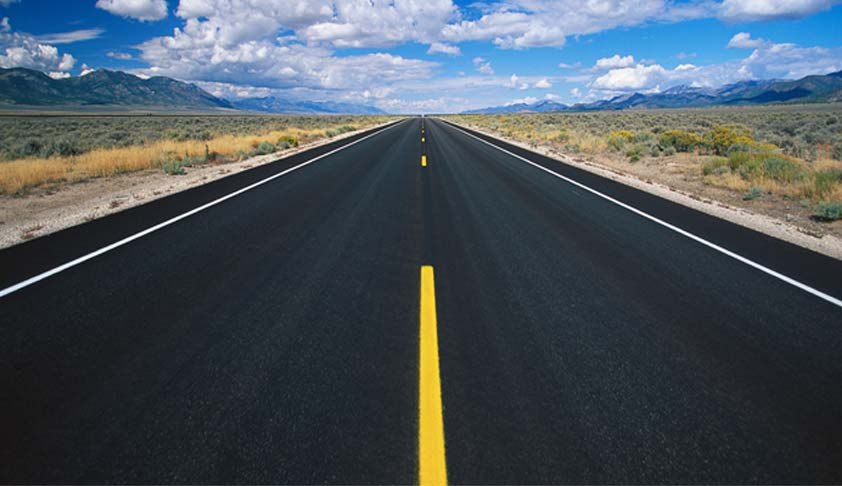
#> input picture ComputerVisionlab9/Road.jpg, 842 x 486 px
$ jupyter execute lab9.ipynb
#> lines starting #> are read from the running program, lines starting #| are printed output that depends on the picture
[cell 1]
import cv2
import numpy as np
import matplotlib.pyplot as plt

#img = cv2.imread('Building.jpg')
img = cv2.imread('Road.jpg')
#> img is the input picture: shape (486, 842, 3); mean B, G, R 92.4, 84, 73.5
gray = cv2.cvtColor(img, cv2.COLOR_BGR2GRAY)
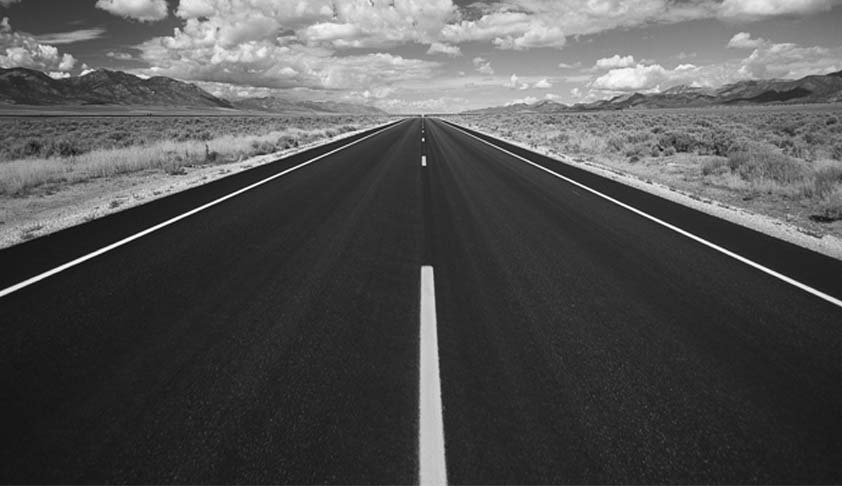
#> gray: shape (486, 842); min 3, max 255, mean 81.9
plt.figure(figsize=(25, 10))
plt.imshow(img[:,:,::-1]);

[cell 2]
# Detect Edges
edges = cv2.Canny(gray, 50, 200)
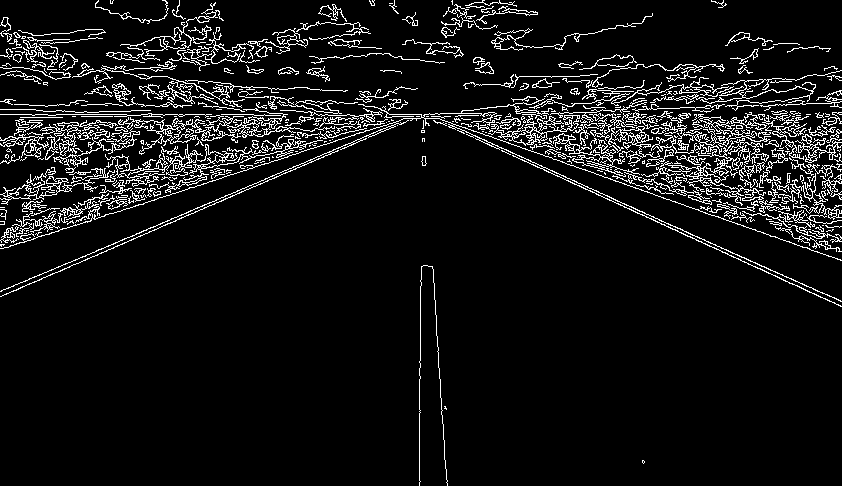
#> edges: shape (486, 842); 7.7% white in thin lines or dots
# Get Lines
kernel_size = 5
rho = 2 # distance resolution in pixels of the Hough grid
theta = np.pi/180 # angular resolution in radians of the Hough grid
threshold = 25     # minimum number of votes (intersections in Hough grid cell)
min_line_length = 20 #minimum number of pixels making up a line
max_line_gap = 20    # maximum gap in pixels between connectable line segments

[cell 3]
def nothing(x):
    pass


cv2.namedWindow('Hough')

cv2.createTrackbar('max_line_gap', 'Hough', 300, 500, nothing)
cv2.createTrackbar('min_line_length', 'Hough', 100, 1000, nothing)
cv2.createTrackbar('rho', 'Hough', 2, 360, nothing)

blur_gray = cv2.GaussianBlur(gray,(kernel_size, kernel_size),0)

edges = cv2.Canny(blur_gray, 50, 200)
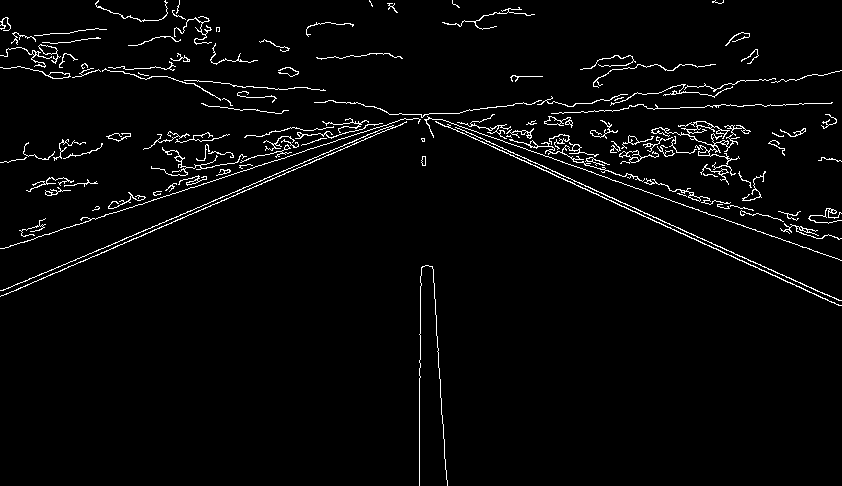
#> edges: shape (486, 842); 3% white in thin lines or dots

while 1:
    image = img.copy()
    x = cv2.getTrackbarPos('max_line_gap','Hough')
    y= cv2.getTrackbarPos('min_line_length','Hough')
    z=cv2.getTrackbarPos('rho','Hough')

    lines = cv2.HoughLinesP(edges, z, theta, threshold, np.array([]),x, y)
#> lines = 51 rows, first 6: [3, 290, 419, 114], [421, 114, 840, 300], [23, 151, 337, 151], [62, 139, 827, 126], [455, 113, 820, 238], [377, 108, 779, 143]
    for line in lines:
        for x1,y1,x2,y2 in line:
            cv2.line(image,(x1,y1),(x2,y2),(255,0,0),10)
#> this loop made 51 passes
#> line on passes 1 to 12: [[3, 290, 419, 114]], [[421, 114, 840, 300]], [[23, 151, 337, 151]], [[62, 139, 827, 126]], [[455, 113, 820, 238]], [[377, 108, 779, 143]], [[31, 188, 581, 111]], [[473, 109, 777, 141]], [[318, 102, 763, 180]], [[288, 128, 784, 154]], [[394, 122, 830, 222]], [[68, 266, 517, 76]]
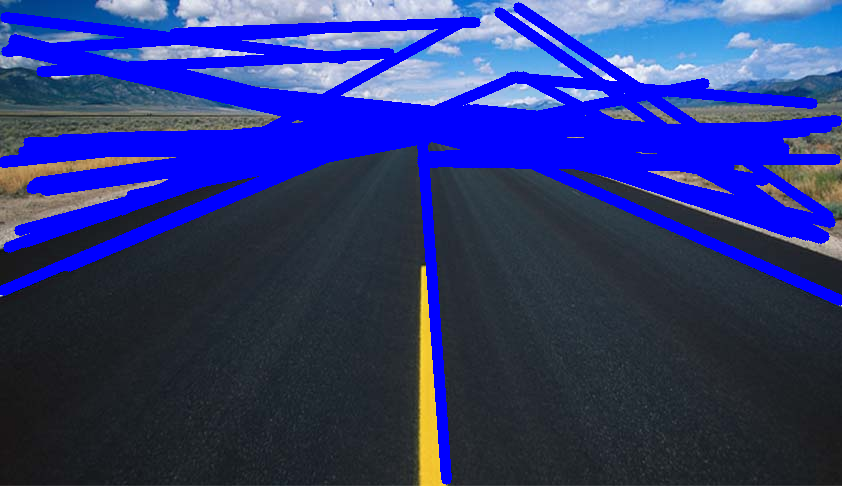
#> image: shape (486, 842, 3); mean B, G, R 120.2, 54.3, 45.3

    edgesC = cv2.cvtColor(edges, cv2.COLOR_GRAY2BGR)
#> edgesC: shape (486, 842, 3); 3% white in thin lines or dots
    image = cv2.addWeighted(image, 0.9, edgesC, 0.5, 0)
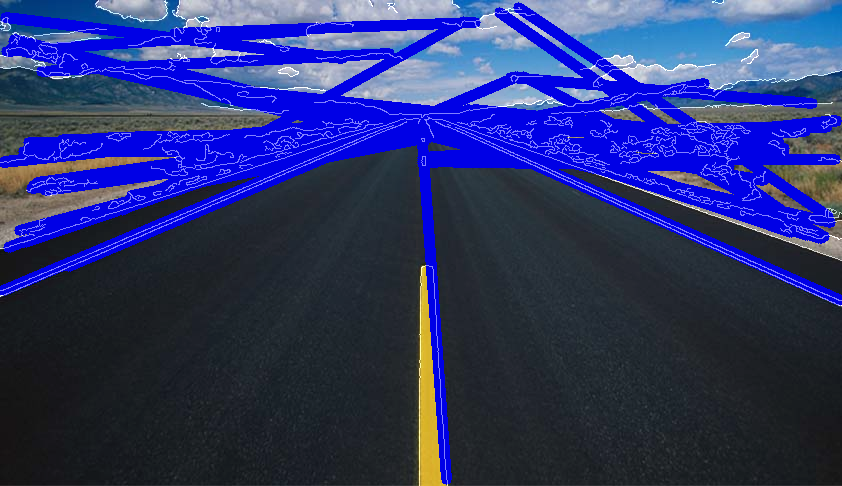
#> image: shape (486, 842, 3); mean B, G, R 109.4, 52.6, 44.5
    cv2.imshow('Hough', image)
    k = cv2.waitKey(1)
#> (key Esc is pressed here)
    if k == 27:
        break

cv2.destroyAllWindows()
